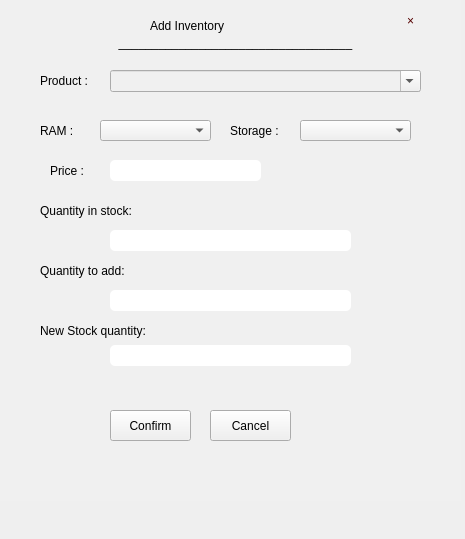
<?xml version="1.0" encoding="UTF-8"?>
<ui version="4.0">
 <class>Dialog</class>
 <widget class="QDialog" name="Dialog">
  <property name="geometry">
   <rect>
    <x>0</x>
    <y>0</y>
    <width>465</width>
    <height>539</height>
   </rect>
  </property>
  <property name="windowTitle">
   <string>Dialog</string>
  </property>
  <widget class="QWidget" name="AddInvform" native="true">
   <property name="geometry">
    <rect>
     <x>0</x>
     <y>0</y>
     <width>461</width>
     <height>501</height>
    </rect>
   </property>
   <property name="styleSheet">
    <string notr="true">background-color: rgb(240, 240, 240);</string>
   </property>
   <widget class="QToolButton" name="Close">
    <property name="geometry">
     <rect>
      <x>390</x>
      <y>10</y>
      <width>41</width>
      <height>21</height>
     </rect>
    </property>
    <property name="styleSheet">
     <string notr="true">color: rgb(85, 0, 0);
border: none;
font: 18pt &quot;Maiandra GD&quot;;
</string>
    </property>
    <property name="text">
     <string>×</string>
    </property>
   </widget>
   <widget class="QLabel" name="label_14">
    <property name="geometry">
     <rect>
      <x>150</x>
      <y>10</y>
      <width>171</width>
      <height>31</height>
     </rect>
    </property>
    <property name="styleSheet">
     <string notr="true">font: 18pt &quot;Maiandra GD&quot;;</string>
    </property>
    <property name="text">
     <string>Add Inventory</string>
    </property>
   </widget>
   <widget class="QLabel" name="label_16">
    <property name="geometry">
     <rect>
      <x>40</x>
      <y>70</y>
      <width>61</width>
      <height>21</height>
     </rect>
    </property>
    <property name="styleSheet">
     <string notr="true">font: 11pt &quot;Maiandra GD&quot;;</string>
    </property>
    <property name="text">
     <string>Product :</string>
    </property>
   </widget>
   <widget class="QLabel" name="label_17">
    <property name="geometry">
     <rect>
      <x>40</x>
      <y>200</y>
      <width>121</width>
      <height>21</height>
     </rect>
    </property>
    <property name="styleSheet">
     <string notr="true">font: 11pt &quot;Maiandra GD&quot;;</string>
    </property>
    <property name="text">
     <string>Quantity in stock:</string>
    </property>
   </widget>
   <widget class="QLabel" name="label_18">
    <property name="geometry">
     <rect>
      <x>40</x>
      <y>260</y>
      <width>111</width>
      <height>21</height>
     </rect>
    </property>
    <property name="styleSheet">
     <string notr="true">font: 11pt &quot;Maiandra GD&quot;;</string>
    </property>
    <property name="text">
     <string>Quantity to add:</string>
    </property>
   </widget>
   <widget class="QLineEdit" name="InStock">
    <property name="geometry">
     <rect>
      <x>110</x>
      <y>230</y>
      <width>241</width>
      <height>21</height>
     </rect>
    </property>
    <property name="styleSheet">
     <string notr="true">background-color: rgb(255, 255, 255);
border-radius: 5px;
font: 11pt &quot;Maiandra GD&quot;;</string>
    </property>
    <property name="readOnly">
     <bool>true</bool>
    </property>
   </widget>
   <widget class="QLineEdit" name="Qty">
    <property name="geometry">
     <rect>
      <x>110</x>
      <y>290</y>
      <width>241</width>
      <height>21</height>
     </rect>
    </property>
    <property name="styleSheet">
     <string notr="true">background-color: rgb(255, 255, 255);
border-radius: 5px;
font: 11pt &quot;Maiandra GD&quot;;</string>
    </property>
   </widget>
   <widget class="QToolButton" name="Cancel">
    <property name="geometry">
     <rect>
      <x>210</x>
      <y>410</y>
      <width>81</width>
      <height>31</height>
     </rect>
    </property>
    <property name="styleSheet">
     <string notr="true">font: 11pt &quot;Maiandra GD&quot;;</string>
    </property>
    <property name="text">
     <string>Cancel</string>
    </property>
   </widget>
   <widget class="QToolButton" name="Confirm">
    <property name="geometry">
     <rect>
      <x>110</x>
      <y>410</y>
      <width>81</width>
      <height>31</height>
     </rect>
    </property>
    <property name="styleSheet">
     <string notr="true">font: 11pt &quot;Maiandra GD&quot;;</string>
    </property>
    <property name="text">
     <string>Confirm</string>
    </property>
   </widget>
   <widget class="QLabel" name="Error">
    <property name="geometry">
     <rect>
      <x>70</x>
      <y>380</y>
      <width>311</width>
      <height>21</height>
     </rect>
    </property>
    <property name="styleSheet">
     <string notr="true">font: 10pt &quot;Maiandra GD&quot;;
color: rgb(255, 0, 0);</string>
    </property>
    <property name="text">
     <string/>
    </property>
   </widget>
   <widget class="QLineEdit" name="NewQty">
    <property name="geometry">
     <rect>
      <x>110</x>
      <y>345</y>
      <width>241</width>
      <height>21</height>
     </rect>
    </property>
    <property name="styleSheet">
     <string notr="true">background-color: rgb(255, 255, 255);
border-radius: 5px;
font: 11pt &quot;Maiandra GD&quot;;</string>
    </property>
    <property name="readOnly">
     <bool>true</bool>
    </property>
   </widget>
   <widget class="QLabel" name="label_19">
    <property name="geometry">
     <rect>
      <x>40</x>
      <y>320</y>
      <width>141</width>
      <height>21</height>
     </rect>
    </property>
    <property name="styleSheet">
     <string notr="true">font: 11pt &quot;Maiandra GD&quot;;</string>
    </property>
    <property name="text">
     <string>New Stock quantity:</string>
    </property>
   </widget>
   <widget class="QLabel" name="label_15">
    <property name="geometry">
     <rect>
      <x>10</x>
      <y>30</y>
      <width>451</width>
      <height>20</height>
     </rect>
    </property>
    <property name="styleSheet">
     <string notr="true">font: 18pt &quot;Maiandra GD&quot;;
background-color:none;</string>
    </property>
    <property name="text">
     <string>___________________________________</string>
    </property>
    <property name="alignment">
     <set>Qt::AlignBottom|Qt::AlignHCenter</set>
    </property>
   </widget>
   <widget class="QComboBox" name="ProCombo">
    <property name="geometry">
     <rect>
      <x>110</x>
      <y>70</y>
      <width>311</width>
      <height>22</height>
     </rect>
    </property>
    <property name="styleSheet">
     <string notr="true">font: 12pt &quot;Maiandra GD&quot;;</string>
    </property>
    <property name="editable">
     <bool>true</bool>
    </property>
   </widget>
   <widget class="QLabel" name="label_20">
    <property name="geometry">
     <rect>
      <x>40</x>
      <y>120</y>
      <width>51</width>
      <height>21</height>
     </rect>
    </property>
    <property name="styleSheet">
     <string notr="true">font: 11pt &quot;Maiandra GD&quot;;</string>
    </property>
    <property name="text">
     <string>RAM :</string>
    </property>
   </widget>
   <widget class="QLabel" name="label_21">
    <property name="geometry">
     <rect>
      <x>230</x>
      <y>120</y>
      <width>61</width>
      <height>21</height>
     </rect>
    </property>
    <property name="styleSheet">
     <string notr="true">font: 11pt &quot;Maiandra GD&quot;;</string>
    </property>
    <property name="text">
     <string>Storage :</string>
    </property>
   </widget>
   <widget class="QComboBox" name="RamCombo">
    <property name="geometry">
     <rect>
      <x>100</x>
      <y>120</y>
      <width>111</width>
      <height>21</height>
     </rect>
    </property>
    <property name="styleSheet">
     <string notr="true">font: 12pt &quot;Maiandra GD&quot;;</string>
    </property>
   </widget>
   <widget class="QComboBox" name="StoCombo">
    <property name="geometry">
     <rect>
      <x>300</x>
      <y>120</y>
      <width>111</width>
      <height>21</height>
     </rect>
    </property>
    <property name="styleSheet">
     <string notr="true">font: 12pt &quot;Maiandra GD&quot;;</string>
    </property>
   </widget>
   <widget class="QWidget" name="InvPriceBox" native="true">
    <property name="geometry">
     <rect>
      <x>40</x>
      <y>150</y>
      <width>321</width>
      <height>41</height>
     </rect>
    </property>
    <widget class="QLabel" name="label_22">
     <property name="geometry">
      <rect>
       <x>10</x>
       <y>10</y>
       <width>61</width>
       <height>21</height>
      </rect>
     </property>
     <property name="styleSheet">
      <string notr="true">font: 11pt &quot;Maiandra GD&quot;;</string>
     </property>
     <property name="text">
      <string>Price :</string>
     </property>
    </widget>
    <widget class="QLineEdit" name="InvPrice">
     <property name="geometry">
      <rect>
       <x>70</x>
       <y>10</y>
       <width>151</width>
       <height>21</height>
      </rect>
     </property>
     <property name="styleSheet">
      <string notr="true">background-color: rgb(255, 255, 255);
border-radius: 5px;
font: 11pt &quot;Maiandra GD&quot;;</string>
     </property>
     <property name="readOnly">
      <bool>false</bool>
     </property>
    </widget>
   </widget>
  </widget>
 </widget>
 <resources/>
 <connections/>
</ui>
